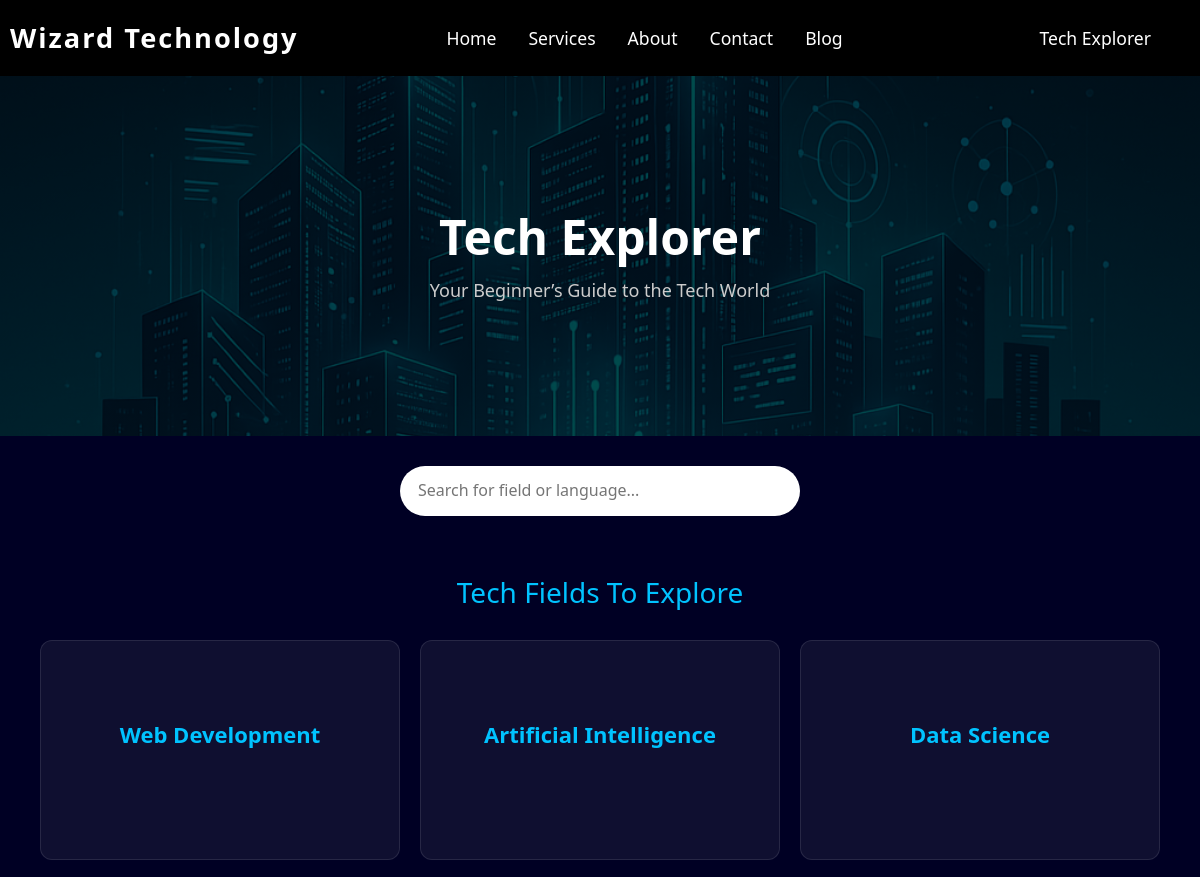
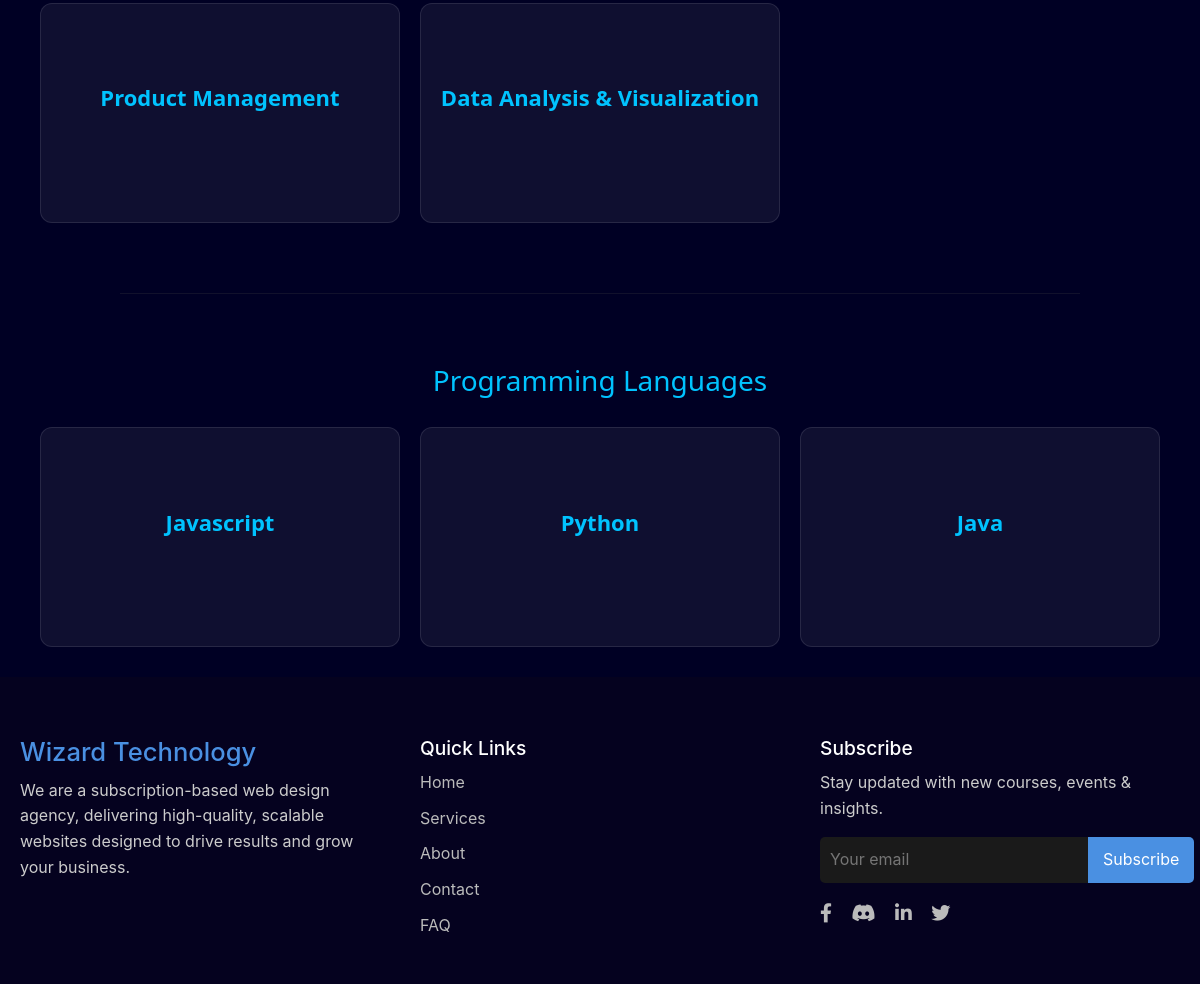
/wizard_tech_explorer/, run on the app's committed database (2 pictures, top to bottom).
### wizard/models.py (models this page shows, shortened)
class Field(models.Model):
    field = models.CharField(max_length=750)
    body = RichTextUploadingField()
    youtube_id = models.CharField(max_length=20000)

class Language(models.Model):
    language = models.CharField(max_length=750)
    body = RichTextUploadingField()
    youtube_id = models.CharField(max_length=20000)

### wizard/views.py (the view)
# urls.py: path('wizard_tech_explorer/', tech, name='tech'),
def tech(request):
    field = Field.objects.all()
    language = Language.objects.all()
    context ={
        'field': field,
        'language': language,
    }
    return render(request, 'tech.html', context)

### wizard/templates/tech.html (shortened to what this page needs)
{% extends 'base.html' %}
{% load static %}
{% block content %}
<header>
  <h1>Tech Explorer</h1>
  <p>Your Beginner’s Guide to the Tech World</p>
</header>
<div class="filter-bar">
  <input type="text" id="searchInput" placeholder="Search for field or language..." oninput="filterJobs()" />
</div>
<section>
  <h2>Tech Fields To Explore</h2>
  <div class="field-card-list">
    {% for field in field %}
      <div class="field-card" data-title="{{ field.field }}">
        <h2><a href="{% url 'field_detail' field.id %}" class="read-more">{{ field.field }}</a></h2>
      </div>
    {% endfor %}
  </div>
</section>
<hr>
<section>
  <h2>Programming Languages</h2>
  <div class="field-card-list">
    {% for language in language %}
      <div class="programming-card" data-title="{{ language.language }}">
        <h2><a href="{% url 'language_detail' language.id %}" class="read-more">{{ language.language }}</a></h2>
      </div>
    {% endfor %}
  </div>
</section>
{% endblock %}

### wizard/templates/base.html (shortened to what this page needs)
{% load static %}
<!DOCTYPE html>
<html lang="en">
<head>
    <link rel="stylesheet" href="{% static 'css/style.css' %}">
    <link rel="stylesheet" href="https://cdn.jsdelivr.net/npm/swiper@10/swiper-bundle.min.css" />
    <link  rel="stylesheet" href="https://cdn.jsdelivr.net/npm/swiper@11/swiper-bundle.min.css"/>
    <link rel="stylesheet" href="https://cdnjs.cloudflare.com/ajax/libs/font-awesome/6.0.0-beta3/css/all.min.css">
    <link rel="stylesheet" href="https://cdnjs.cloudflare.com/ajax/libs/font-awesome/6.0.0-beta3/css/v4-shims.min.css">
    <link rel="stylesheet" href="https://cdnjs.cloudflare.com/ajax/libs/font-awesome/6.0.0-beta3/css/v5-shims.min.css">
    <link href="https://cdn.jsdelivr.net/npm/bootstrap@5.3.7/dist/css/bootstrap.min.css" rel="stylesheet">
    <link rel="stylesheet" href="https://unpkg.com/aos@next/dist/aos.css" />
</head>
<body>
  <nav class="navbar">
    <div class="logo-container">
      <a href="{% url 'home' %}" class="logo pl-3" data-aos="fade-down" data-aos-duration="2000">Wizard Technology</a>
    </div>
    <ul class="nav-links">
      <li><a href="{% url 'home' %}" data-aos="fade-down" data-aos-duration="2500">Home</a></li>
      <li><a href="{% url 'service'%}" data-aos="fade-down" data-aos-duration="3000">Services</a></li>
      <li><a href="{% url 'about'%}" data-aos="fade-down" data-aos-duration="3500">About</a></li>
      <li><a href="{% url 'contact'%}" data-aos="fade-down" data-aos-duration="4000">Contact</a></li>
      <li><a href="{% url 'blog'%}" data-aos="fade-down" data-aos-duration="4000">Blog</a></li>
    </ul>
    <ul class="nav-links nav-last">
       <li><a href="{% url 'tech'%}" class='btn p-3' data-aos="fade-down" data-aos-duration="4000">Tech Explorer</a></li>
    </ul>
  </nav>
  {% block content %}
  {% endblock %}
  <footer class="site-footer">
  <div class="footer-container">
    <div class="footer-about">
      <h3>Wizard Technology</h3>
      <p>We are a subscription-based web design agency, delivering high-quality, scalable websites designed to drive results and grow your business.</p>
    </div>
    <div class="footer-links">
      <h4>Quick Links</h4>
      <ul>
        <li><a href="{% url 'home' %}">Home</a></li>
        <li><a href="{% url 'service' %}">Services</a></li>
        <li><a href="{% url 'about' %}">About</a></li>
        <li><a href="{% url 'contact' %}">Contact</a></li>
        <li><a href="{% url 'home' %}#faq">FAQ</a></li>
      </ul>
    </div>
    <div class="footer-newsletter">
      <h4>Subscribe</h4>
      <p>Stay updated with new courses, events & insights.</p>
      <form method="post" action="{% url 'subscribe' %}">
          <input type="email" name="email" placeholder="Your email" required>
          <button type="submit">Subscribe</button>
      </form>
      <div class="social-icons">
        <a title="Facebook" href="https://www.facebook.com/profile.php?id=61578810473115"><i class="fab fa-facebook-f"></i></a>
        <a title="Instagram" href="https://discord.gg/bMMwxhEw"><i class="fab fa-discord"></i></a>
        <a title="Linkedin" href="https://www.linkedin.com/in/olaniyan-taslim-3a80212aa?utm_source=share&utm_campaign=share_via&utm_content=profile&utm_medium=android_app"><i class="fab fa-linkedin-in"></i></a>
        <a title="Twitter" href="https://x.com/OlaniyanTaslim?t=ndlz-pBVzVaVC4Yxy0v99g&s-09"><i class="fab fa-twitter"></i></a>
      </div>
    </div>
  </div>
</footer>
</body>
</html>

### static/css/style.css (style rules this page uses)
*, *::before, *::after { box-sizing: border-box; margin: 0; padding: 0; }
html, body { width: 100%; overflow-x: hidden; font-family: 'Poppins', sans-serif; }
.navbar { background: #000000; display: flex; align-items: center; justify-content: space-between; position: relative; z-index: 10; font-family: 'Segoe UI', Arial, sans-serif; padding: 1.5rem 2rem; margin: 0 auto; }
.navbar .logo { color: #fff; font-size: 1.7rem; font-weight: bold; letter-spacing: 2px; text-decoration: none; transition: color 0.3s; }
.navbar .nav-links { display: flex; gap: 2rem; list-style: none; margin: 0; padding: 0; }
.navbar .nav-links li { position: relative; }
.logo-container { display: flex; align-items: center; gap: 10px; }
.navbar .nav-links a { color: #fff; text-decoration: none; font-size: 1.1rem; padding: 0.5rem 0; transition: color 0.3s; position: relative; }
.navbar .nav-links a::after { content: ''; display: block; height: 2px; width: 0; background: #5441ff; transition: width 0.3s; position: absolute; left: 0; bottom: -2px; }
li { list-style: none; }
.site-footer { background: #05021fff; color: #ccc; padding: 60px 20px 30px; font-family: 'Inter', sans-serif; }
.footer-container { display: flex; flex-wrap: wrap; justify-content: space-between; max-width: 1200px; margin: auto; gap: 40px; }
.footer-about, .footer-links, .footer-newsletter { flex: 1; min-width: 260px; }
.footer-about h3 { color: #4a90e2; font-size: 1.6rem; margin-bottom: 10px; }
.footer-links h4, .footer-newsletter h4 { font-size: 1.2rem; color: #fff; margin-bottom: 10px; }
.footer-links ul { list-style: none; padding: 0; }
.footer-links ul li { margin-bottom: 10px; }
.footer-links ul li a { color: #bbb; text-decoration: none; transition: color 0.3s; }
.footer-newsletter form { display: flex; margin-top: 10px; }
.footer-newsletter input[type="email"] { padding: 10px; flex: 1; border: none; border-radius: 5px 0 0 5px; background: #1a1a1a; color: #fff; }
.footer-newsletter button { padding: 10px 15px; border: none; background: #4a90e2; color: #fff; border-radius: 0 5px 5px 0; cursor: pointer; transition: background 0.3s; }
.social-icons { margin-top: 15px; }
.social-icons a { color: #bbb; margin-right: 15px; font-size: 1.2rem; transition: color 0.3s; }

### wizard/templates/base.html (style rules this page uses)
body { margin: 0; padding: 0; font-family: 'Segoe UI', Tahoma, Geneva, Verdana, sans-serif; background-color: #040011; color: #c3f2f8; line-height: 1.6; }

### data on the page
Field: field "Web Development"
Field: field "Artificial Intelligence"
Field: field "Data Science"
Field: field "Product Management"
Field: field "Data Analysis & Visualization"
Language: language "Javascript"
Language: language "Python"
Language: language "Java"
